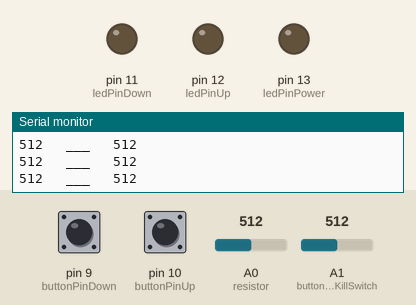
Simulated run of this sketch. Board: Arduino Uno, built with avr-gcc and run on an emulated ATmega328P. On the bench: output pins drawn as LEDs (lit = HIGH), the last lines printed to the serial monitor. Dashed ring = blinking. The inputs (shaded band) are chosen by the test bench; at power-on: pin 9 (buttonPinDown) LOW, pin 10 (buttonPinUp) LOW, A0 (resistor) = 512, A1 (buttonPinKillSwitch) = 512.

Above: at 1.2 s.
1.3 s: pin 9 (buttonPinDown) pulled HIGH for 0.15 s
At 1.48 s:
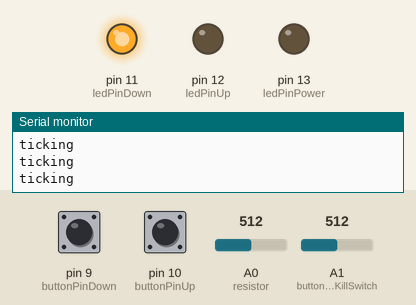
3.0 s: pin 10 (buttonPinUp) pulled HIGH for 1 s
At 3.46 s:
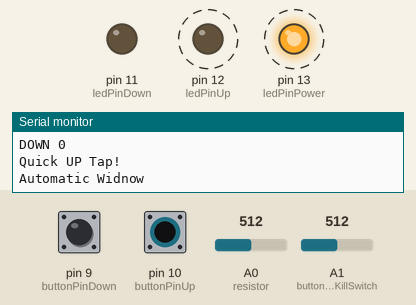
6.0 s: A0 (resistor) set to 104
9.0 s: A0 (resistor) set to 92
10.5 s: A1 (buttonPinKillSwitch) set to 105
13.5 s: A1 (buttonPinKillSwitch) set to 90
Timing chart, 0 to 16.0 s (numbered marks = the images above; inputs shaded):
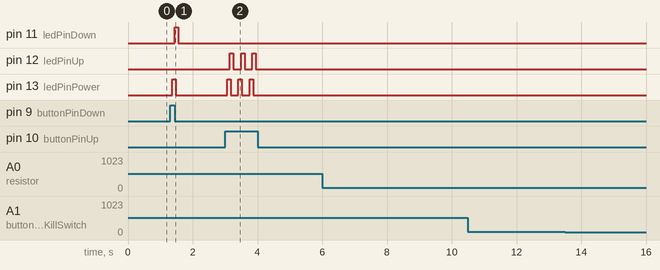

The sketch:

complete_car_window.ino
```cpp
// constants won't change. They're used here to set pin numbers:
const int buttonPinUp = 10;    // the number of the pushbutton pin
const int buttonPinDown = 9;    // the number of the pushbutton pin
const int buttonPinKillSwitch = A1;
const int resistor = A0;

const int ledPinDown = 11;      // the number of the LED pin
const int ledPinUp = 12;      // the number of the LED pin
const int ledPinPower = 13;      // the number of the LED pin

// Variables will change:
int ledStateDown;         // the current state of the output pin
int ledStateUp;         // the current state of the output pin
int ledStatePower;         // the current state of the output pin


int buttonStateUp = LOW;             // the current reading from the input pin
int buttonStateDown = LOW;             // the current reading from the input pin
int lastButtonStateUp = LOW;   // the previous reading from the input pin
int lastButtonStateDown = LOW;   // the previous reading from the input pin]

// the following variables are unsigned longs because the time, measured in
// milliseconds, will quickly become a bigger number than can be stored in an int.
unsigned long lastDebounceTime = 0;  // the last time the output pin was toggled
unsigned long debounceDelay = 100;    // the debounce time; increase if the output flickers
unsigned long currentMillis = 0;
unsigned long previousMillis= 0;

void setup() {
  pinMode(buttonPinUp, INPUT);
  pinMode(ledPinUp, OUTPUT);
  pinMode(buttonPinDown, INPUT);
  pinMode(ledPinDown, OUTPUT);
  pinMode(ledPinPower, OUTPUT);
  pinMode(buttonPinKillSwitch, INPUT);
  pinMode(resistor, INPUT);
  Serial.begin(9600);
  // set initial LED state
  digitalWrite(ledPinDown, ledStateDown);
  digitalWrite(ledPinUp, ledStateUp);
  digitalWrite(ledPinPower, ledStatePower);
}

void power(int power){
  int timer = 0;
  long previousMillis = millis();
  digitalWrite(ledPinPower, power);
  while ((millis() - previousMillis) < 75){
    Serial.println("ticking");
  }

  Serial.print("Power: ");
  Serial.println(power);
}

long rollWindow(long previousMillis){
  long holdMillis;
  while ((analogRead(buttonPinKillSwitch) < analogRead(resistor)) && digitalRead(buttonPinUp) == HIGH)
      {
        currentMillis = millis();                               // Continue counting currentMillis
        holdMillis = currentMillis - previousMillis;            // Take timestamped previousMillis from currentMillis
        ledStateUp = HIGH;
        power(HIGH);
        digitalWrite(ledPinUp, ledStateUp);

        Serial.print("UP for ");
        Serial.print(holdMillis);
        Serial.println(" ms.");

        if (holdMillis >= 8000)         // Break out of the loop after ~(4000 ms)
          break;                        // ie.: Stop rolling car window
      }

      while ((analogRead(buttonPinKillSwitch) < analogRead(resistor)) && digitalRead(buttonPinDown) == HIGH)
      {
        currentMillis = millis();                               // Continue counting currentMillis
        holdMillis = currentMillis - previousMillis;            // Take timestamped previousMillis from currentMillis
        ledStateDown = HIGH;
        power(HIGH);
        digitalWrite(ledPinDown, ledStateDown);

        Serial.print("DOWN for ");
        Serial.print(holdMillis);
        Serial.println(" ms.");
        if (holdMillis >= 8000)         // Break out of the loop after ~(4000 ms)
          break;                        // ie.: Stop rolling car window
      }
  return holdMillis;
}


void automaticWindow(long previousMillis, int ledState, int ledPin){
  int duration = 0;
  bool continueLoop = true;
  int buttonDelay = 0;
  int tempDelay;
  Serial.println("Automatic Widnow");
  power(HIGH);
  digitalWrite(ledPin, ledState);         //Write LED state back to LED
  while ((analogRead(buttonPinKillSwitch) < analogRead(resistor)) && continueLoop && (duration <= 3900)){
          currentMillis = millis();
          duration = currentMillis - previousMillis;

          Serial.println(duration);
          if ((duration > 50) && ((digitalRead(buttonPinUp) == HIGH) || (digitalRead(buttonPinDown) == HIGH))){
            continueLoop = false;
          }
        }
  Serial.println("Stop Automatic Window");
  power(LOW);
  digitalWrite(ledPin, !ledState);         //Write LED state back to LED

  while ((analogRead(buttonPinKillSwitch) < analogRead(resistor)) &&  (digitalRead(buttonPinUp) == HIGH) || (digitalRead(buttonPinDown) == HIGH))
  {
    continue;
  }
}


void loop() {
  // read the state of the switch into a local variable:
  int readingUp = digitalRead(buttonPinUp);
  int readingDown = digitalRead(buttonPinDown);

  unsigned long holdMillis = 0;
  bool whileLooped = false;

  int killSwitch = 0;
  int ledStateDown = LOW;         // the current state of the output pin
  int ledStateUp = LOW;         // the current state of the output pin
  int ledStatePower = LOW;         // the current state of the output pin


  Serial.print(analogRead(buttonPinKillSwitch));
  Serial.print("   ___   ");
  Serial.println(analogRead(resistor));


  currentMillis = millis();
  if ((currentMillis - lastDebounceTime) > debounceDelay) {
    // whatever the reading is at, it's been there for longer than the debounce
    // delay, so take it as the actual current state:

    // if the button state has changed:
    if ((digitalRead(buttonPinUp) == HIGH) || (digitalRead(buttonPinDown) == HIGH)) {// || readingDown != buttonStateDown) {
      buttonStateUp = digitalRead(buttonPinUp);
      buttonStateDown = digitalRead(buttonPinDown);

      previousMillis = currentMillis;

      holdMillis = rollWindow(previousMillis);

      if (whileLooped) {                    //If the button was held, print how long it was held for
      // Diagnostic for Serial Monitoring

        Serial.print("You held it for ");
        Serial.print((holdMillis)/1000.0);
        Serial.println(" seconds");
      }
      Serial.print("UP ");
      Serial.println(buttonStateUp);
      Serial.print("DOWN ");
      Serial.println(buttonStateDown);

      if (holdMillis <= 200) {
        if (buttonStateUp == HIGH){
          Serial.println("Quick UP Tap!");
          previousMillis = currentMillis;         //Timestamp
          ledStateUp = HIGH;
          automaticWindow(previousMillis, ledStateUp, ledPinUp);

        } else if (buttonStateDown == HIGH){
          Serial.println("Quick DOWN Tap!");
          previousMillis = currentMillis;         //Timestamp
          holdMillis = 0;
          ledStateDown = HIGH;
          automaticWindow(previousMillis, ledStateDown, ledPinDown);
        }
      }
        ledStatePower = LOW;
        ledStateDown = LOW;
        ledStateUp = LOW;
        power(LOW);
        digitalWrite(ledPinDown, ledStateDown);
        digitalWrite(ledPinUp, ledStateUp);

    }
        lastButtonStateUp = readingUp;
        lastButtonStateDown = readingDown;
}
if (readingUp != lastButtonStateUp || readingDown != lastButtonStateDown) {
    // reset the debouncing timer
    Serial.print(buttonStateUp);
    Serial.print(" Debouncing ");
    Serial.println(readingUp);
    lastDebounceTime = millis();

  }

}
```

Measured:
- after the input at 1.3 s, pin 11 (ledPinDown): LOW → HIGH after 0.15 s, → LOW 0.11 s later; pin 13 (ledPinPower): LOW → HIGH after 0.06 s, → LOW 0.11 s later
- after the input at 3.0 s, pin 12 (ledPinUp): alternates HIGH for 0.11 s and LOW for 0.24 s, 6 changes in all, then stays LOW, starting after 0.15 s; pin 13 (ledPinPower): alternates HIGH for 0.11 s and LOW for 0.24 s, 6 changes in all, then stays LOW, starting after 0.06 s
